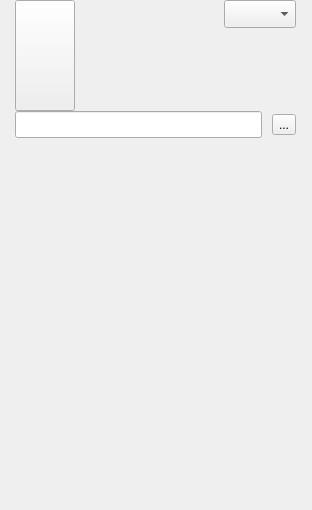
<?xml version="1.0" encoding="UTF-8"?>
<ui version="4.0">
 <class>MyFriendsWidget</class>
 <widget class="QWidget" name="MyFriendsWidget">
  <property name="geometry">
   <rect>
    <x>0</x>
    <y>0</y>
    <width>312</width>
    <height>510</height>
   </rect>
  </property>
  <property name="sizePolicy">
   <sizepolicy hsizetype="Expanding" vsizetype="Expanding">
    <horstretch>0</horstretch>
    <verstretch>0</verstretch>
   </sizepolicy>
  </property>
  <property name="windowTitle">
   <string>Form</string>
  </property>
  <widget class="QWidget" name="layoutWidget">
   <property name="geometry">
    <rect>
     <x>0</x>
     <y>0</y>
     <width>311</width>
     <height>138</height>
    </rect>
   </property>
   <layout class="QVBoxLayout" name="verticalLayout_2" stretch="1,1">
    <property name="spacing">
     <number>0</number>
    </property>
    <item>
     <layout class="QHBoxLayout" name="horizontalLayout_3" stretch="2,7">
      <property name="spacing">
       <number>10</number>
      </property>
      <property name="leftMargin">
       <number>15</number>
      </property>
      <property name="rightMargin">
       <number>15</number>
      </property>
      <item>
       <widget class="QToolButton" name="headerIcon_tbt">
        <property name="sizePolicy">
         <sizepolicy hsizetype="Expanding" vsizetype="Minimum">
          <horstretch>0</horstretch>
          <verstretch>0</verstretch>
         </sizepolicy>
        </property>
        <property name="text">
         <string/>
        </property>
        <property name="icon">
         <iconset resource="res.qrc">
          <normaloff>:/img/res/woman-hair.png</normaloff>:/img/res/woman-hair.png</iconset>
        </property>
        <property name="iconSize">
         <size>
          <width>40</width>
          <height>40</height>
         </size>
        </property>
       </widget>
      </item>
      <item>
       <layout class="QVBoxLayout" name="verticalLayout" stretch="1,2,1">
        <property name="spacing">
         <number>0</number>
        </property>
        <property name="bottomMargin">
         <number>0</number>
        </property>
        <item>
         <layout class="QHBoxLayout" name="horizontalLayout_2" stretch="0,1">
          <property name="spacing">
           <number>0</number>
          </property>
          <property name="sizeConstraint">
           <enum>QLayout::SetFixedSize</enum>
          </property>
          <item>
           <widget class="QLabel" name="label">
            <property name="sizePolicy">
             <sizepolicy hsizetype="Preferred" vsizetype="Preferred">
              <horstretch>0</horstretch>
              <verstretch>0</verstretch>
             </sizepolicy>
            </property>
            <property name="font">
             <font>
              <pointsize>12</pointsize>
             </font>
            </property>
            <property name="text">
             <string/>
            </property>
           </widget>
          </item>
          <item>
           <widget class="QComboBox" name="comboBox">
            <property name="sizePolicy">
             <sizepolicy hsizetype="Fixed" vsizetype="Minimum">
              <horstretch>0</horstretch>
              <verstretch>0</verstretch>
             </sizepolicy>
            </property>
            <property name="baseSize">
             <size>
              <width>0</width>
              <height>0</height>
             </size>
            </property>
           </widget>
          </item>
         </layout>
        </item>
        <item>
         <spacer name="verticalSpacer">
          <property name="orientation">
           <enum>Qt::Vertical</enum>
          </property>
          <property name="sizeHint" stdset="0">
           <size>
            <width>20</width>
            <height>40</height>
           </size>
          </property>
         </spacer>
        </item>
        <item>
         <widget class="QLabel" name="label_2">
          <property name="font">
           <font>
            <pointsize>12</pointsize>
           </font>
          </property>
          <property name="text">
           <string/>
          </property>
         </widget>
        </item>
       </layout>
      </item>
     </layout>
    </item>
    <item>
     <layout class="QHBoxLayout" name="horizontalLayout">
      <property name="spacing">
       <number>10</number>
      </property>
      <property name="leftMargin">
       <number>15</number>
      </property>
      <property name="rightMargin">
       <number>15</number>
      </property>
      <item>
       <widget class="QLineEdit" name="searchUserid_ledt">
        <property name="font">
         <font>
          <pointsize>12</pointsize>
         </font>
        </property>
       </widget>
      </item>
      <item>
       <widget class="QToolButton" name="search_tbt">
        <property name="text">
         <string>...</string>
        </property>
        <property name="icon">
         <iconset resource="res.qrc">
          <normaloff>:/img/res/search-magnifier-interface-symbol.png</normaloff>:/img/res/search-magnifier-interface-symbol.png</iconset>
        </property>
       </widget>
      </item>
     </layout>
    </item>
   </layout>
  </widget>
 </widget>
 <resources>
  <include location="res.qrc"/>
 </resources>
 <connections/>
</ui>
